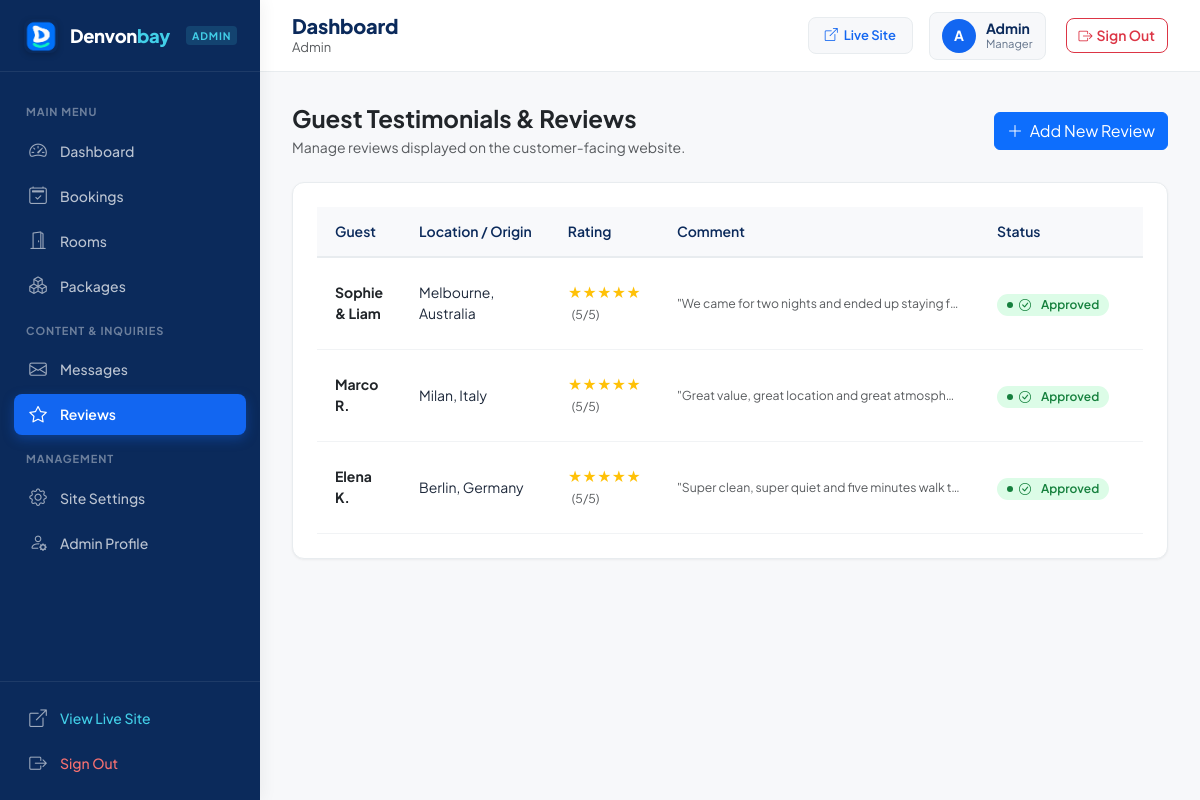
The page /admin/reviews.php (signed in) on the database its author committed.
### tables this page shows
CREATE TABLE IF NOT EXISTS `reviews` (
  `id` INT AUTO_INCREMENT PRIMARY KEY,
  `guest_name` VARCHAR(100) NOT NULL,
  `location` VARCHAR(100) DEFAULT 'Sri Lanka',
  `rating` INT NOT NULL DEFAULT 5,
  `comment` TEXT NOT NULL,
  `is_approved` TINYINT(1) NOT NULL DEFAULT 1,
  `created_at` DATETIME DEFAULT CURRENT_TIMESTAMP
);

### admin/reviews.php (the view, shortened to what this page needs)
<?php
require_once __DIR__ . '/../config/database.php';
$reviews = $pdo->query("SELECT * FROM reviews ORDER BY created_at DESC")->fetchAll();
require_once __DIR__ . '/admin-header.php';
?>
<div class="d-flex justify-content-between align-items-center mb-4 flex-wrap gap-2">
    <div>
        <h2 class="h4 mb-1 fw-bold text-dark">Guest Testimonials & Reviews</h2>
        <p class="text-muted small mb-0">Manage reviews displayed on the customer-facing website.</p>
    </div>
    <a href="review-add.php" class="btn btn-primary">
        <i class="bi bi-plus-lg me-1"></i> Add New Review
    </a>
</div>
<div class="admin-card">
    <div class="table-responsive">
        <table class="table admin-table align-middle mb-0">
            <thead>
                <tr>
                    <th>Guest</th>
                    <th>Location / Origin</th>
                    <th>Rating</th>
                    <th>Comment</th>
                    <th>Status</th>
                    <th>Date</th>
                </tr>
            </thead>
            <tbody>
                <?php if (empty($reviews)): ?>
                    <tr><td colspan="7" class="text-center py-4 text-muted">No reviews recorded yet.</td></tr>
                <?php else: ?>
                    <?php foreach ($reviews as $rev): ?>
                        <tr>
                            <td>
                                <strong class="text-dark d-block"><?= htmlspecialchars($rev['guest_name']) ?></strong>
                            </td>
                            <td><?= htmlspecialchars($rev['location'] ?? '—') ?></td>
                            <td>
                                <span class="text-warning fw-bold">
                                    <?= str_repeat('★', (int)$rev['rating']) . str_repeat('☆', 5 - (int)$rev['rating']) ?>
                                </span>
                                <small class="text-muted ms-1">(<?= (int)$rev['rating'] ?>/5)</small>
                            </td>
                            <td style="max-width: 320px;">
                                <div class="text-truncate text-muted small" title="<?= htmlspecialchars($rev['comment']) ?>">
                                    "<?= htmlspecialchars($rev['comment']) ?>"
                                </div>
                            </td>
                            <td>
                                <form method="POST" class="d-inline">
                                    <button type="submit" class="btn p-0 border-0 bg-transparent text-decoration-none" title="Click to toggle status">
                                        <?php if ($rev['is_approved']): ?>
                                            <span class="badge-status badge-confirmed cursor-pointer"><i class="bi bi-check-circle me-1"></i>Approved</span>
                                        <?php else: ?>
                                            <span class="badge-status badge-pending cursor-pointer"><i class="bi bi-clock me-1"></i>Pending</span>
                                        <?php endif; ?>
                                    </button>
                                </form>
                            </td>
                            <td>
                            </td>
                        </tr>
                    <?php endforeach; ?>
                <?php endif; ?>
            </tbody>
        </table>
    </div>
</div>
<?php require_once __DIR__ . '/admin-footer.php'; ?>

### assets/css/admin.css (style rules this page uses)
:root { --admin-primary: #1266F1; --admin-primary-hover: #0758D9; --admin-dark: #0B2A5B; --admin-aqua: #42CFE8; --admin-sidebar-bg: #0B2A5B; --admin-sidebar-hover: rgba(255, 255, 255, 0.08); --admin-sidebar-active: #1266F1; --admin-sidebar-text: rgba(255, 255, 255, 0.72); --admin-bg: #F7F8FA; --admin-card: #FFFFFF; --admin-border: #E8ECEF; --admin-border-light: #F1F3F5; --admin-text: #1E293B; --admin-muted: #64748B; --admin-success: #16A34A; --admin-success-bg: #DCFCE7; --admin-warning: #D97706; --admin-warning-bg: #FEF3C7; --admin-danger: #DC2626; --admin-danger-bg: #FEE2E2; --admin-info: #0284C7; --admin-info-bg: #E0F2FE; --admin-radius: 12px; --admin-radius-sm: 8px; --admin-shadow-sm: 0 1px 3px rgba(0, 0, 0, 0.04), 0 1px 2px rgba(0, 0, 0, 0.02); --admin-shadow: 0 4px 16px rgba(11, 42, 91, 0.05); --admin-shadow-lg: 0 10px 30px rgba(11, 42, 91, 0.08); }
*, *::before, *::after { box-sizing: border-box; }
body.admin-body { background-color: var(--admin-bg); font-family: 'Plus Jakarta Sans', -apple-system, BlinkMacSystemFont, sans-serif; color: var(--admin-text); margin: 0; padding: 0; min-height: 100vh; -webkit-font-smoothing: antialiased; }
.admin-card { background: var(--admin-card); border-radius: var(--admin-radius); border: 1px solid var(--admin-border); box-shadow: var(--admin-shadow-sm); padding: 24px; margin-bottom: 24px; }
.admin-table { width: 100%; border-collapse: collapse; font-size: 0.875rem; }
.admin-table th { background: #F8F9FB; padding: 14px 18px; font-weight: 600; color: var(--admin-dark); text-align: left; border-bottom: 2px solid var(--admin-border); white-space: nowrap; }
.admin-table td { padding: 14px 18px; border-bottom: 1px solid var(--admin-border-light); vertical-align: middle; color: var(--admin-text); }
.badge-status { display: inline-flex; align-items: center; gap: 6px; padding: 4px 10px; border-radius: 999px; font-size: 0.75rem; font-weight: 600; text-transform: capitalize; line-height: 1.2; }
.badge-status::before { content: ''; width: 6px; height: 6px; border-radius: 50%; background: currentColor; }
.badge-confirmed { background: var(--admin-success-bg); color: #15803D; }

### rows shown on the page
reviews: guest_name "Sophie & Liam", location "Melbourne, Australia", rating "★★★★★", rating "5", comment "We came for two nights and ended up staying f…", is_approved 1 (drawn)
reviews: guest_name "Marco R.", location "Milan, Italy", rating "★★★★★", rating "5", comment "Great value, great location and great atmosph…", is_approved 1 (drawn)
reviews: guest_name "Elena K.", location "Berlin, Germany", rating "★★★★★", rating "5", comment "Super clean, super quiet and five minutes walk t…", is_approved 1 (drawn)

### other values the page prints
substr($adminUsername, 0, 1) "A"
$adminUsername "Admin"
